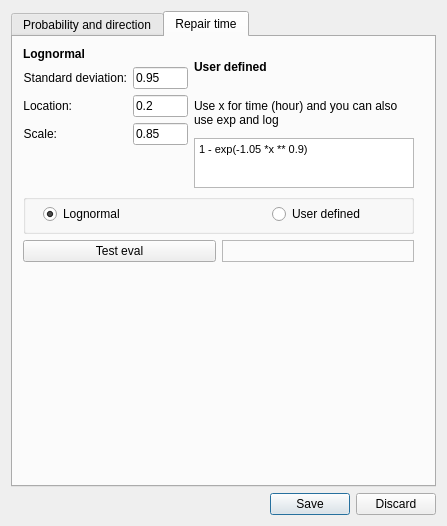
<?xml version="1.0" encoding="UTF-8"?>
<ui version="4.0">
 <class>Dialog</class>
 <widget class="QDialog" name="Dialog">
  <property name="geometry">
   <rect>
    <x>0</x>
    <y>0</y>
    <width>447</width>
    <height>526</height>
   </rect>
  </property>
  <property name="windowTitle">
   <string>Drift settings</string>
  </property>
  <layout class="QVBoxLayout" name="verticalLayout_5">
   <item>
    <widget class="QTabWidget" name="tabWidget">
     <property name="currentIndex">
      <number>1</number>
     </property>
     <widget class="QWidget" name="tab">
      <attribute name="title">
       <string>Probability and direction</string>
      </attribute>
      <widget class="QWidget" name="verticalLayoutWidget">
       <property name="geometry">
        <rect>
         <x>0</x>
         <y>0</y>
         <width>611</width>
         <height>441</height>
        </rect>
       </property>
       <layout class="QVBoxLayout" name="verticalLayout">
        <item>
         <layout class="QFormLayout" name="formLayout">
          <item row="0" column="0">
           <widget class="QLabel" name="label_8">
            <property name="text">
             <string>Drift probability (/year):</string>
            </property>
            <property name="alignment">
             <set>Qt::AlignRight|Qt::AlignTrailing|Qt::AlignVCenter</set>
            </property>
           </widget>
          </item>
          <item row="0" column="1">
           <widget class="QLineEdit" name="leDriftProb">
            <property name="text">
             <string>1</string>
            </property>
           </widget>
          </item>
          <item row="1" column="0">
           <widget class="QLabel" name="label_10">
            <property name="text">
             <string>Probability of anchoring (0-1):</string>
            </property>
            <property name="alignment">
             <set>Qt::AlignRight|Qt::AlignTrailing|Qt::AlignVCenter</set>
            </property>
           </widget>
          </item>
          <item row="1" column="1">
           <widget class="QLineEdit" name="leAnchorProb">
            <property name="text">
             <string>0.95</string>
            </property>
           </widget>
          </item>
          <item row="2" column="0">
           <widget class="QLabel" name="label_23">
            <property name="text">
             <string>Max depth (Ship depth):</string>
            </property>
            <property name="alignment">
             <set>Qt::AlignRight|Qt::AlignTrailing|Qt::AlignVCenter</set>
            </property>
           </widget>
          </item>
          <item row="2" column="1">
           <widget class="QLineEdit" name="leAnchorMaxDepth">
            <property name="text">
             <string>7</string>
            </property>
           </widget>
          </item>
         </layout>
        </item>
        <item>
         <widget class="QTabWidget" name="tabWidget_4">
          <property name="currentIndex">
           <number>0</number>
          </property>
          <widget class="QWidget" name="tab_10">
           <attribute name="title">
            <string>Total drift</string>
           </attribute>
           <widget class="QLabel" name="label_9">
            <property name="geometry">
             <rect>
              <x>8</x>
              <y>10</y>
              <width>191</width>
              <height>20</height>
             </rect>
            </property>
            <property name="text">
             <string>Average drift speed (knots):</string>
            </property>
            <property name="alignment">
             <set>Qt::AlignRight|Qt::AlignTrailing|Qt::AlignVCenter</set>
            </property>
           </widget>
           <widget class="QLineEdit" name="leDriftSpeed">
            <property name="geometry">
             <rect>
              <x>200</x>
              <y>10</y>
              <width>51</width>
              <height>20</height>
             </rect>
            </property>
            <property name="text">
             <string>1.0</string>
            </property>
           </widget>
           <widget class="QLabel" name="label_11">
            <property name="geometry">
             <rect>
              <x>70</x>
              <y>70</y>
              <width>171</width>
              <height>191</height>
             </rect>
            </property>
            <property name="text">
             <string/>
            </property>
            <property name="pixmap">
             <pixmap>../CompassRose2.svg</pixmap>
            </property>
            <property name="scaledContents">
             <bool>true</bool>
            </property>
           </widget>
           <widget class="QLineEdit" name="leDriftN">
            <property name="geometry">
             <rect>
              <x>140</x>
              <y>40</y>
              <width>31</width>
              <height>20</height>
             </rect>
            </property>
            <property name="text">
             <string>12.5</string>
            </property>
           </widget>
           <widget class="QLineEdit" name="leDriftNE">
            <property name="geometry">
             <rect>
              <x>230</x>
              <y>70</y>
              <width>31</width>
              <height>20</height>
             </rect>
            </property>
            <property name="text">
             <string>12.5</string>
            </property>
           </widget>
           <widget class="QLineEdit" name="leDriftE">
            <property name="geometry">
             <rect>
              <x>260</x>
              <y>150</y>
              <width>31</width>
              <height>20</height>
             </rect>
            </property>
            <property name="text">
             <string>12.5</string>
            </property>
           </widget>
           <widget class="QLineEdit" name="leDriftSE">
            <property name="geometry">
             <rect>
              <x>220</x>
              <y>230</y>
              <width>31</width>
              <height>20</height>
             </rect>
            </property>
            <property name="text">
             <string>12.5</string>
            </property>
           </widget>
           <widget class="QLineEdit" name="leDriftS">
            <property name="geometry">
             <rect>
              <x>140</x>
              <y>270</y>
              <width>31</width>
              <height>20</height>
             </rect>
            </property>
            <property name="text">
             <string>12.5</string>
            </property>
           </widget>
           <widget class="QLineEdit" name="leDriftSW">
            <property name="geometry">
             <rect>
              <x>50</x>
              <y>240</y>
              <width>31</width>
              <height>20</height>
             </rect>
            </property>
            <property name="text">
             <string>12.5</string>
            </property>
           </widget>
           <widget class="QLineEdit" name="leDriftW">
            <property name="geometry">
             <rect>
              <x>20</x>
              <y>150</y>
              <width>31</width>
              <height>20</height>
             </rect>
            </property>
            <property name="text">
             <string>12.5</string>
            </property>
           </widget>
           <widget class="QLineEdit" name="leDriftNW">
            <property name="geometry">
             <rect>
              <x>50</x>
              <y>70</y>
              <width>31</width>
              <height>20</height>
             </rect>
            </property>
            <property name="text">
             <string>12.5</string>
            </property>
           </widget>
          </widget>
          <widget class="QWidget" name="tab_11">
           <attribute name="title">
            <string>Wind</string>
           </attribute>
          </widget>
          <widget class="QWidget" name="tab_12">
           <attribute name="title">
            <string>Waves</string>
           </attribute>
          </widget>
          <widget class="QWidget" name="tab_13">
           <attribute name="title">
            <string>Current</string>
           </attribute>
          </widget>
         </widget>
        </item>
       </layout>
      </widget>
     </widget>
     <widget class="QWidget" name="tab_2">
      <attribute name="title">
       <string>Repair time</string>
      </attribute>
      <widget class="QWidget" name="verticalLayoutWidget_5">
       <property name="geometry">
        <rect>
         <x>10</x>
         <y>10</y>
         <width>391</width>
         <height>421</height>
        </rect>
       </property>
       <layout class="QVBoxLayout" name="verticalLayout_4">
        <item>
         <layout class="QHBoxLayout" name="horizontalLayout_3">
          <item>
           <layout class="QFormLayout" name="formLayout_2">
            <item row="1" column="0">
             <widget class="QLabel" name="label_12">
              <property name="text">
               <string>Standard deviation:</string>
              </property>
              <property name="alignment">
               <set>Qt::AlignRight|Qt::AlignTrailing|Qt::AlignVCenter</set>
              </property>
             </widget>
            </item>
            <item row="2" column="0">
             <widget class="QLabel" name="label_13">
              <property name="text">
               <string>Location:</string>
              </property>
              <property name="alignment">
               <set>Qt::AlignRight|Qt::AlignTrailing|Qt::AlignVCenter</set>
              </property>
             </widget>
            </item>
            <item row="3" column="0">
             <widget class="QLabel" name="label_14">
              <property name="text">
               <string>Scale:</string>
              </property>
              <property name="alignment">
               <set>Qt::AlignRight|Qt::AlignTrailing|Qt::AlignVCenter</set>
              </property>
             </widget>
            </item>
            <item row="1" column="1">
             <widget class="QLineEdit" name="leRepairStd">
              <property name="text">
               <string>0.95</string>
              </property>
             </widget>
            </item>
            <item row="2" column="1">
             <widget class="QLineEdit" name="leRepairLoc">
              <property name="text">
               <string>0.2</string>
              </property>
             </widget>
            </item>
            <item row="3" column="1">
             <widget class="QLineEdit" name="leRepairScale">
              <property name="text">
               <string>0.85</string>
              </property>
             </widget>
            </item>
            <item row="0" column="0" colspan="2">
             <widget class="QLabel" name="label_16">
              <property name="font">
               <font>
                <weight>75</weight>
                <bold>true</bold>
               </font>
              </property>
              <property name="text">
               <string>Lognormal</string>
              </property>
              <property name="wordWrap">
               <bool>true</bool>
              </property>
             </widget>
            </item>
           </layout>
          </item>
          <item>
           <layout class="QVBoxLayout" name="verticalLayout_3">
            <item>
             <widget class="QLabel" name="label_17">
              <property name="font">
               <font>
                <weight>75</weight>
                <bold>true</bold>
               </font>
              </property>
              <property name="text">
               <string>User defined</string>
              </property>
              <property name="wordWrap">
               <bool>true</bool>
              </property>
             </widget>
            </item>
            <item>
             <widget class="QLabel" name="label_15">
              <property name="text">
               <string>Use x for time (hour) and you can also use exp and log</string>
              </property>
              <property name="wordWrap">
               <bool>true</bool>
              </property>
             </widget>
            </item>
            <item>
             <widget class="QTextEdit" name="leRepairFunc">
              <property name="maximumSize">
               <size>
                <width>16777215</width>
                <height>50</height>
               </size>
              </property>
              <property name="html">
               <string>&lt;!DOCTYPE HTML PUBLIC &quot;-//W3C//DTD HTML 4.0//EN&quot; &quot;http://www.w3.org/TR/REC-html40/strict.dtd&quot;&gt;
&lt;html&gt;&lt;head&gt;&lt;meta name=&quot;qrichtext&quot; content=&quot;1&quot; /&gt;&lt;style type=&quot;text/css&quot;&gt;
p, li { white-space: pre-wrap; }
&lt;/style&gt;&lt;/head&gt;&lt;body style=&quot; font-family:'MS Shell Dlg 2'; font-size:6.6pt; font-weight:400; font-style:normal;&quot;&gt;
&lt;p style=&quot; margin-top:0px; margin-bottom:0px; margin-left:0px; margin-right:0px; -qt-block-indent:0; text-indent:0px;&quot;&gt;&lt;span style=&quot; font-size:8.25pt;&quot;&gt;1 - exp(-1.05 *x ** 0.9)&lt;/span&gt;&lt;/p&gt;&lt;/body&gt;&lt;/html&gt;</string>
              </property>
             </widget>
            </item>
           </layout>
          </item>
         </layout>
        </item>
        <item>
         <widget class="QGroupBox" name="groupBox">
          <property name="minimumSize">
           <size>
            <width>0</width>
            <height>40</height>
           </size>
          </property>
          <property name="title">
           <string/>
          </property>
          <widget class="QWidget" name="horizontalLayoutWidget">
           <property name="geometry">
            <rect>
             <x>20</x>
             <y>10</y>
             <width>451</width>
             <height>21</height>
            </rect>
           </property>
           <layout class="QHBoxLayout" name="horizontalLayout">
            <item>
             <widget class="QRadioButton" name="rbLogNormal">
              <property name="text">
               <string>Lognormal</string>
              </property>
              <property name="checked">
               <bool>true</bool>
              </property>
             </widget>
            </item>
            <item>
             <widget class="QRadioButton" name="rbUserDefined">
              <property name="text">
               <string>User defined</string>
              </property>
              <property name="checked">
               <bool>false</bool>
              </property>
             </widget>
            </item>
           </layout>
          </widget>
         </widget>
        </item>
        <item>
         <layout class="QHBoxLayout" name="horizontalLayout_2">
          <item>
           <widget class="QPushButton" name="pbTestRepair">
            <property name="text">
             <string>Test eval</string>
            </property>
           </widget>
          </item>
          <item>
           <widget class="QFrame" name="frame">
            <property name="frameShape">
             <enum>QFrame::StyledPanel</enum>
            </property>
            <property name="frameShadow">
             <enum>QFrame::Raised</enum>
            </property>
           </widget>
          </item>
         </layout>
        </item>
        <item>
         <widget class="QWidget" name="canRepairView" native="true">
          <property name="minimumSize">
           <size>
            <width>0</width>
            <height>200</height>
           </size>
          </property>
          <widget class="QWidget" name="verticalLayoutWidget_3">
           <property name="geometry">
            <rect>
             <x>0</x>
             <y>0</y>
             <width>389</width>
             <height>201</height>
            </rect>
           </property>
           <layout class="QVBoxLayout" name="canRepairViewLay">
            <property name="sizeConstraint">
             <enum>QLayout::SetMinimumSize</enum>
            </property>
            <property name="leftMargin">
             <number>5</number>
            </property>
            <property name="topMargin">
             <number>5</number>
            </property>
            <property name="rightMargin">
             <number>5</number>
            </property>
            <property name="bottomMargin">
             <number>5</number>
            </property>
           </layout>
          </widget>
         </widget>
        </item>
       </layout>
      </widget>
     </widget>
    </widget>
   </item>
   <item>
    <widget class="QDialogButtonBox" name="buttonBox">
     <property name="orientation">
      <enum>Qt::Horizontal</enum>
     </property>
     <property name="standardButtons">
      <set>QDialogButtonBox::Discard|QDialogButtonBox::Save</set>
     </property>
    </widget>
   </item>
  </layout>
 </widget>
 <resources/>
 <connections>
  <connection>
   <sender>buttonBox</sender>
   <signal>accepted()</signal>
   <receiver>Dialog</receiver>
   <slot>accept()</slot>
   <hints>
    <hint type="sourcelabel">
     <x>248</x>
     <y>254</y>
    </hint>
    <hint type="destinationlabel">
     <x>157</x>
     <y>274</y>
    </hint>
   </hints>
  </connection>
  <connection>
   <sender>buttonBox</sender>
   <signal>rejected()</signal>
   <receiver>Dialog</receiver>
   <slot>reject()</slot>
   <hints>
    <hint type="sourcelabel">
     <x>316</x>
     <y>260</y>
    </hint>
    <hint type="destinationlabel">
     <x>286</x>
     <y>274</y>
    </hint>
   </hints>
  </connection>
 </connections>
</ui>
